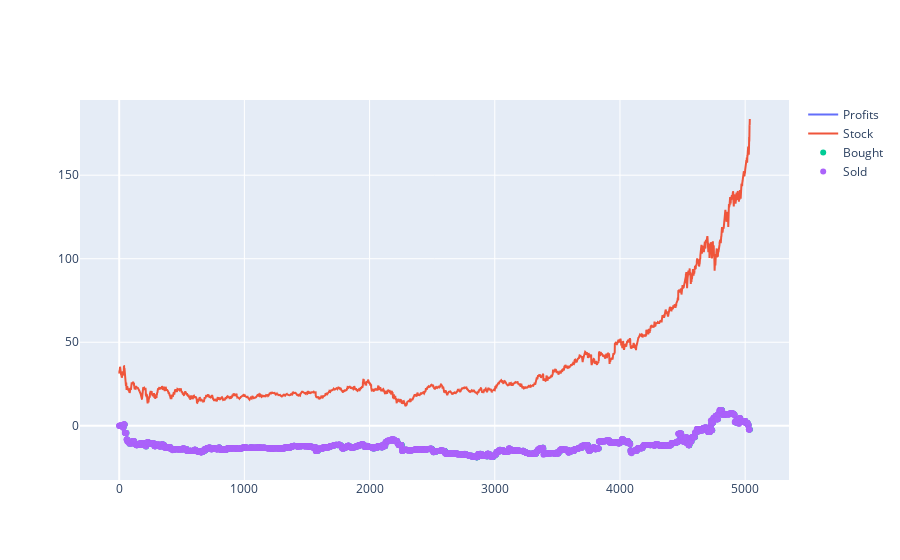
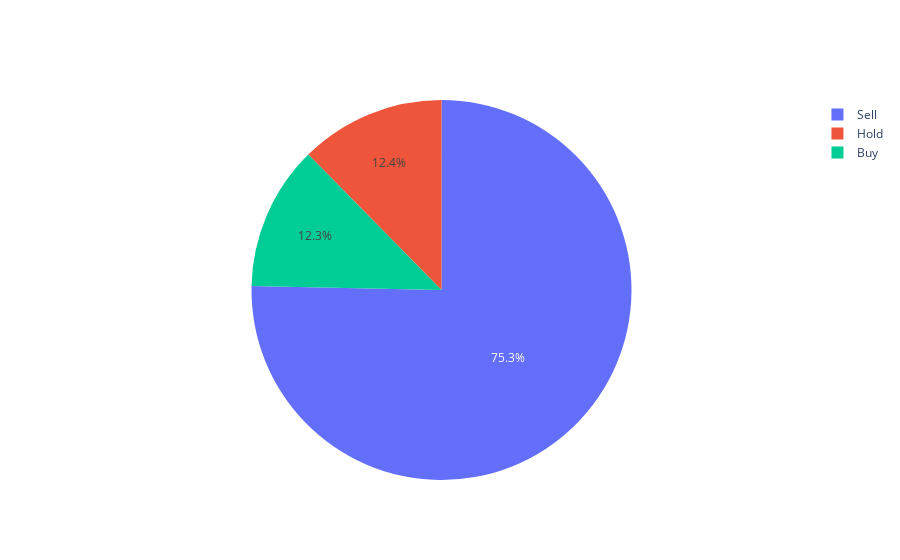

The notebook cell these images were saved under, in order:
### Code cell
def show_profits(episode=0):
    logs = env.logs[episode]

    actions = np.array(logs['actions'])
    profits = np.array(logs['profit'])
    indices = np.arange(0,len(actions))
    stocks  = df.values[WINDOW_SIZE-1:]

    logs = pd.DataFrame({
        'action': actions,
        'profit': profits, 
        'stock': stocks,
        'bought': actions == BUY,
        'sold': actions == SELL,
        'held': actions == HOLD}).reset_index()

    logs['action_cat'] = logs['action'].replace({0: 'Buy', 1: 'Sell', 2: 'Hold'})
    
    fig = go.Figure()

    fig.add_trace(go.Scatter(x=logs['index'], 
                             y=logs['profit'],
                             mode='lines',
                             name='Profits'))
    
    fig.add_trace(go.Scatter(x=logs['index'], 
                         y=logs['stock'],
                         mode='lines',
                         name='Stock'))

    bought = logs[logs['bought']]
    fig.add_trace(go.Scatter(x=bought['index'], 
                             y=bought['profit'],
                             mode='markers',
                             name='Bought'))

    sold = logs[logs['sold']]
    fig.add_trace(go.Scatter(x=sold['index'], 
                             y=sold['profit'],
                             mode='markers',
                             name='Sold'))

    fig.show()
    
    fig = go.Figure(data=[go.Pie(labels=logs['action_cat'].value_counts().index,
                             values=logs['action_cat'].value_counts().values)])
    fig.show()
    
show_profits(196)

### Figure 1 — Plotly figure (JSON) as saved in the notebook; plotly's stock layout.template omitted (floating-point values rounded to 4 significant figures; data arrays with more than 128 entries replaced by an {"elided": "..."} marker saying what was removed)
{"data": [{"mode": "lines", "name": "Profits", "type": "scatter", "x": {"elided": "5038 int values"}, "y": {"elided": "5038 float values"}}, {"mode": "lines", "name": "Stock", "type": "scatter", "x": {"elided": "5038 int values"}, "y": {"elided": "5038 float values"}}, {"mode": "markers", "name": "Bought", "type": "scatter", "x": {"elided": "620 int values"}, "y": {"elided": "620 float values"}}, {"mode": "markers", "name": "Sold", "type": "scatter", "x": {"elided": "3795 int values"}, "y": {"elided": "3795 float values"}}], "layout": {}}

### Figure 2 — Plotly figure (JSON) as saved in the notebook; plotly's stock layout.template omitted (floating-point values rounded to 4 significant figures)
{"data": [{"labels": ["Sell", "Hold", "Buy"], "type": "pie", "values": [3795, 623, 620]}], "layout": {}}
